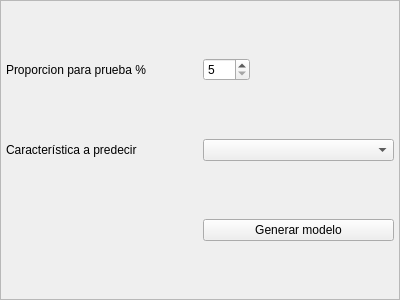
<?xml version="1.0" encoding="UTF-8"?>
<ui version="4.0">
 <class>RegressionConfWidget</class>
 <widget class="QWidget" name="RegressionConfWidget">
  <property name="geometry">
   <rect>
    <x>0</x>
    <y>0</y>
    <width>400</width>
    <height>300</height>
   </rect>
  </property>
  <property name="windowTitle">
   <string>Form</string>
  </property>
  <layout class="QGridLayout" name="gridLayout">
   <property name="leftMargin">
    <number>0</number>
   </property>
   <property name="topMargin">
    <number>0</number>
   </property>
   <property name="rightMargin">
    <number>0</number>
   </property>
   <property name="bottomMargin">
    <number>0</number>
   </property>
   <item row="0" column="0">
    <widget class="QScrollArea" name="scroll">
     <property name="widgetResizable">
      <bool>true</bool>
     </property>
     <widget class="QWidget" name="scrollAreaWidgetContents">
      <property name="geometry">
       <rect>
        <x>0</x>
        <y>0</y>
        <width>398</width>
        <height>298</height>
       </rect>
      </property>
      <layout class="QGridLayout" name="gridLayout_2">
       <property name="leftMargin">
        <number>5</number>
       </property>
       <property name="topMargin">
        <number>5</number>
       </property>
       <property name="rightMargin">
        <number>5</number>
       </property>
       <property name="bottomMargin">
        <number>5</number>
       </property>
       <item row="1" column="0">
        <widget class="QLabel" name="label_2">
         <property name="text">
          <string>Característica a predecir</string>
         </property>
        </widget>
       </item>
       <item row="0" column="1" alignment="Qt::AlignLeft">
        <widget class="QSpinBox" name="test_percentage">
         <property name="sizePolicy">
          <sizepolicy hsizetype="Preferred" vsizetype="Fixed">
           <horstretch>0</horstretch>
           <verstretch>0</verstretch>
          </sizepolicy>
         </property>
         <property name="minimum">
          <number>5</number>
         </property>
         <property name="maximum">
          <number>100</number>
         </property>
        </widget>
       </item>
       <item row="0" column="0">
        <widget class="QLabel" name="label">
         <property name="text">
          <string>Proporcion para prueba %</string>
         </property>
        </widget>
       </item>
       <item row="1" column="1">
        <widget class="QComboBox" name="features_box"/>
       </item>
       <item row="2" column="1">
        <widget class="QPushButton" name="btn_calcular">
         <property name="text">
          <string>Generar modelo</string>
         </property>
        </widget>
       </item>
      </layout>
     </widget>
    </widget>
   </item>
  </layout>
 </widget>
 <resources/>
 <connections/>
</ui>
